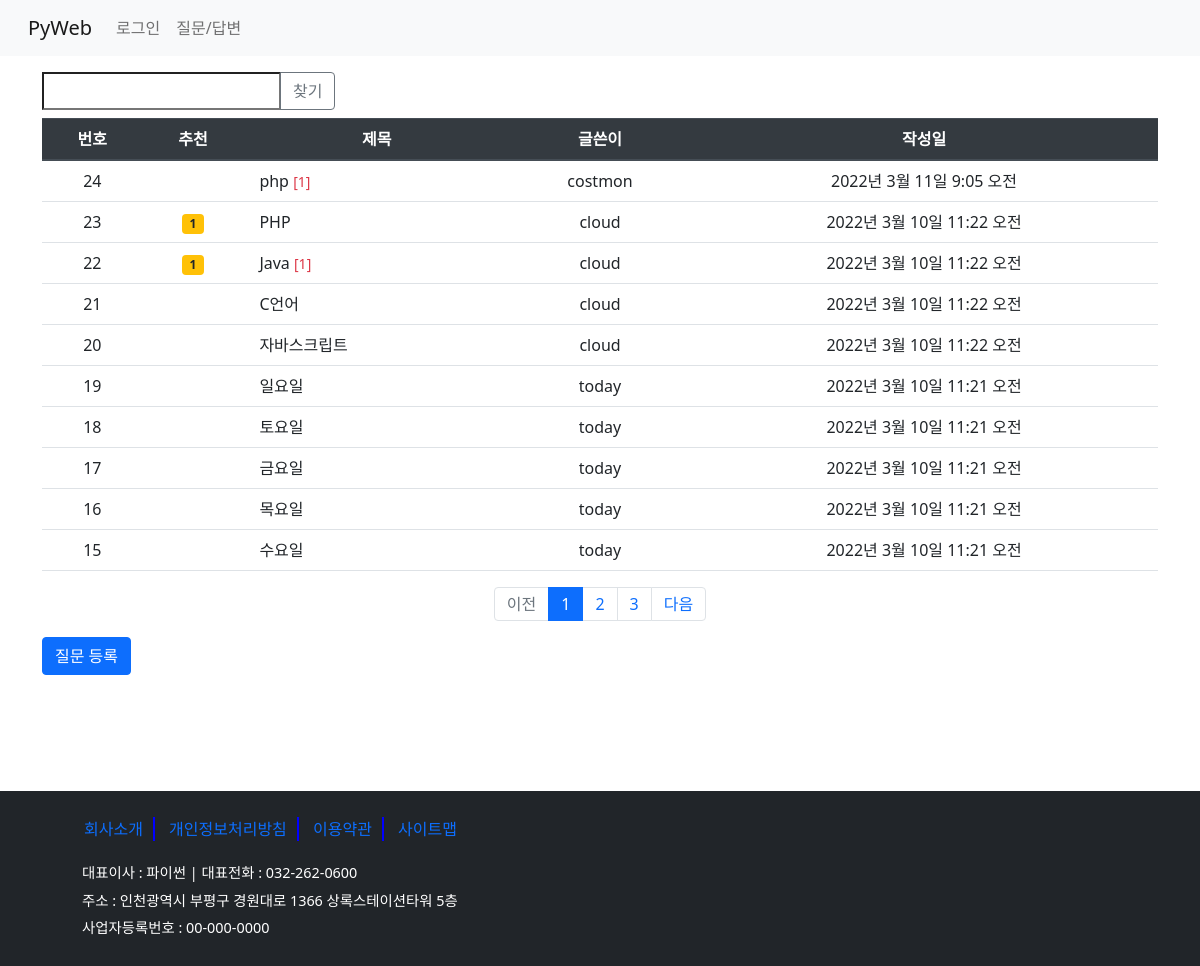
The page /board/boardlist/ on the database its author committed.
### board/models.py (models this page shows, shortened)
class Question(models.Model):
    subject = models.CharField(max_length=200)
    content = models.TextField()
    create_date = models.DateTimeField()  # not null
    modify_date = models.DateTimeField(null=True, blank=True)  #null 허용, blank- 폼 데이터 null
    author = models.ForeignKey(User, on_delete=models.CASCADE, related_name='author_question')  #User의 username와 외래키 설정
    voter = models.ManyToManyField(User, related_name='voter_question')   #추천수 - 다대다 관계

### board/views/base_views.py (the view, shortened to what this page needs)
# urls.py: path('boardlist/', base_views.boardlist, name='boardlist'),  #127.0.0.1:8000/board/
def boardlist(request):
    question_list = Question.objects.order_by('-create_date')  #'-'내림 차순, -pk도 가능
    page = request.GET.get('page', '1')  # 페이지
    kw = request.GET.get('kw', '')
    paginator = Paginator(question_list, 10)  #페이지당 10개 자료
    page_obj = paginator.get_page(page)
    context = {'question_list':page_obj, 'page':page, 'kw':kw}
    return render(request, 'board/question_list.html', context)

### board/templatetags/board_filter.py (called while the page is built)
@register.filter
def sub(value, arg):
    return value - arg

### templates/board/question_list.html (shortened to what this page needs)
{% extends 'base.html' %}
{% load board_filter %}
{% block content %}
  <div class="container my-3">
      <div class="row justify-content-end mb-2">
          <div class="col-4 input-group">
              <input type="text" class="kw" value="{{ kw|default_if_none:'' }}">
              <div class="input-group-append">
                  <button type="button" id="btn_search"
                          class="btn btn-outline-secondary">찾기</button>
              </div>
          </div>
      </div>
      <table class="table">
          <thead class="thead-dark">
            <tr class="text-center">
                <th>번호</th><th>추천</th><th>제목</th><th>글쓴이</th><th>작성일</th>
            </tr>
          </thead>
          <tbody>
            {% if question_list %}
                {% for question in question_list %}
                <tr class="text-center">
                    <td>{{ question_list.paginator.count|sub:question_list.start_index|sub:forloop.counter0|add:1 }}</td>
                    <td>
                         {% if question.voter.count > 0 %}
                            <span class="badge badge-warning text-dark px-2 py-1"> {{ question.voter.count }}</span>
                         {% endif %}
                    </td>
                    <td class="text-left px-3">
                        <a href="{% url 'board:detail' question.id %}"
                           class="text-decoration-none text-dark">{{ question.subject }}</a>
                        {% if question.answer_set.count %}
                        <span class="text-danger small">[{{ question.answer_set.count }}]</span>
                        {% endif %}
                    </td>
                    <td>{{ question.author }}</td>
                    <td>{{ question.create_date }}</td>
                </tr>
                {% endfor %}
            {% else %}
              <p>질문이 없습니다.</p>
            {% endif %}
          </tbody>
      </table>
      <ul class="pagination justify-content-center">
          {% if question_list.has_previous %}
            <li class="page-item">
                <a class="page-link" href="?page={{ question_list.previous_page_number }}">이전</a>
            </li>
          {% else %}
            <li class="page-item disabled">
                <a class="page-link" href="#">이전</a>
            </li>
          {% endif %}
          {% for page_number in question_list.paginator.page_range %}
              {% if page_number == question_list.number %}
                <li class="page-item active">
                     <a class="page-link" href="#"
                         data-page="{{ page_number }}">{{ page_number }}</a>
                </li>
              {% else %}
                <li class="page-item">
                    <a class="page-link" href="#"
                       data-page="{{ page_number }}">{{ page_number }}</a>
                </li>
              {% endif %}
          {% endfor %}
          {% if question_list.has_next %}
            <li class="page-item">
                <a class="page-link" href="?page={{ question_list.next_page_number }}">다음</a>
            </li>
          {% else %}
            <li class="page-item disabled">
                <a class="page-link" href="#">다음</a>
            </li>
          {% endif %}
      </ul>
      <a href="{% url 'board:question_create' %} " class="btn btn-primary">질문 등록</a>
      <div class="question_list"></div>
  </div>
{% endblock %}

### static/board/css/style.css (style rules this page uses)
.question_list { height: 100px; }

### rows shown on the page
Question: paginator.count|sub "24", subject "php", answer_set.count "1", author "costmon", create_date "2022년 3월 11일 9:05 오전"
Question: paginator.count|sub "23", voter.count "1", subject "PHP", author "cloud", create_date "2022년 3월 10일 11:22 오전"
Question: paginator.count|sub "22", voter.count "1", subject "Java", answer_set.count "1", author "cloud", create_date "2022년 3월 10일 11:22 오전"
Question: paginator.count|sub "21", subject "C언어", author "cloud", create_date "2022년 3월 10일 11:22 오전"
Question: paginator.count|sub "20", subject "자바스크립트", author "cloud", create_date "2022년 3월 10일 11:22 오전"
Question: paginator.count|sub "19", subject "일요일", author "today", create_date "2022년 3월 10일 11:21 오전"
Question: paginator.count|sub "18", subject "토요일", author "today", create_date "2022년 3월 10일 11:21 오전"
Question: paginator.count|sub "17", subject "금요일", author "today", create_date "2022년 3월 10일 11:21 오전"
Question: paginator.count|sub "16", subject "목요일", author "today", create_date "2022년 3월 10일 11:21 오전"
Question: paginator.count|sub "15", subject "수요일", author "today", create_date "2022년 3월 10일 11:21 오전"

### other values the page prints
{{ page_number }} "1"
{{ page_number }} "2" "3"
